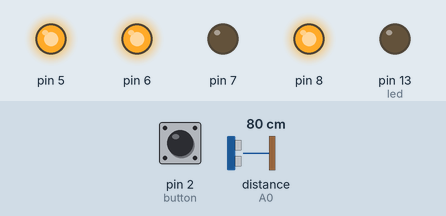
Simulated run of this sketch. Board: Arduino Uno, built with avr-gcc and run on an emulated ATmega328P. Parts: output pins drawn as LEDs (lit = HIGH). Wiring (inferred from the names in the program): ultrasonic range finder: trigger pin 10; echo A0. The test bench sets the inputs (shaded band); at power-on: distance to the obstacle (sensor on A0) 80 cm, pin 2 (button) HIGH. The echo pulse lasts 58.3 µs per cm; random numbers use the default seed unless the sketch sets one; pins used as bus, display or sensor lines are not drawn.

Above: at 6.2 s.
6.3 s: distance to the obstacle (sensor on A0) set to 12 cm
7.8 s: distance to the obstacle (sensor on A0) set to 9 cm
At 9.2 s:
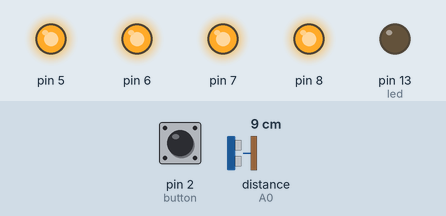
10.8 s: pin 2 (button) pulled LOW for 0.15 s
At 12.6 s:
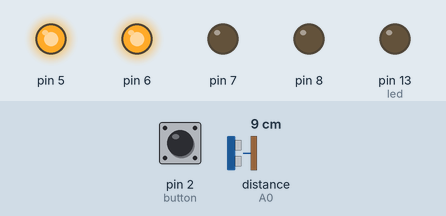
13.9 s: pin 2 (button) pulled LOW for 3.2 s
At 19.8 s:
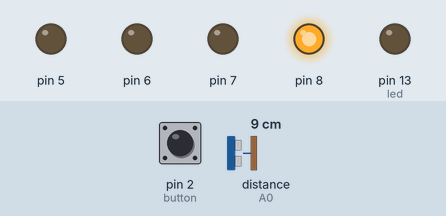
20.1 s: distance to the obstacle (sensor on A0) set to 18 cm
23.1 s: pin 2 (button) pulled LOW for 1 s
At 24.5 s:
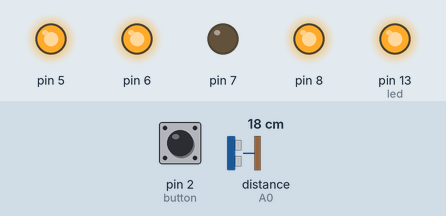
Timing chart, 0 to 29.6 s (numbered marks = the images above; inputs shaded):
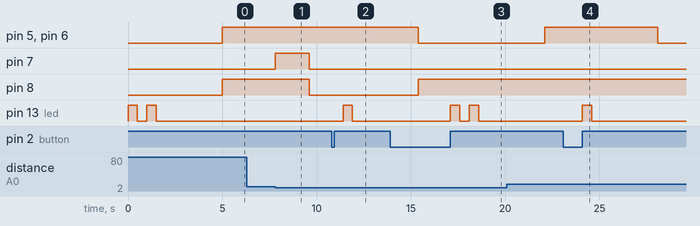

Measured:
- the behaviour switches between 11 and 10 cm on distance to the obstacle (sensor on A0) (found by bisection; images 0 and 1)
- after the input at 6.3 s, every drawn part: stays the same
- after the input at 7.8 s, pin 7: LOW → HIGH at once, → LOW 1.8 s later; pin 8: HIGH → LOW after 1.8 s
- after the input at 10.8 s, pin 13 (led): LOW → HIGH after 0.61 s, → LOW 0.50 s later
- after the input at 13.9 s, pin 13 (led): alternates HIGH for 0.50 s and LOW for 0.50 s, 4 changes in all, then stays LOW, starting after 3.2 s
- after the input at 23.1 s, pin 5, pin 6: HIGH → LOW after 5.0 s; pin 13 (led): LOW → HIGH after 1.0 s, → LOW 0.50 s later

The sketch:

FunDemoRobot.ino
```cpp
// (licence header left out)
//  Lesson 7, Bot: Fun Demo Robot

#include "Motor.h"

// Define pins and configuration for managing state
#define button 2
#define led 13
#define stateSwitchDelay 3000

// Define pins to control the sonar sensor
#define echoPin A0
#define pingPin 10

// Motor pins
#define leftMotorSpeed 5
#define rightMotorSpeed 6
#define leftMotorDirection 7
#define rightMotorDirection 8

// Initialize state variables
const int states = 1;
int state = 1;
bool buttonPressed = false;

// Global operational variables
long cm = 0;
const int turnDuration = 600;

// Create our motor object
Motor motor;

void setup() {
  Serial.begin(9600);
  pinMode(led,    OUTPUT);
  pinMode(button, INPUT_PULLUP);
  pinMode(echoPin, INPUT);
  pinMode(pingPin, OUTPUT);

  // Configure our motors
  motor.setupRight(rightMotorSpeed, rightMotorDirection);
  motor.setupLeft(leftMotorSpeed, leftMotorDirection);

  // Once setup is complete, start our robot in our
  // first operational state.
  blink(state);
  delay(stateSwitchDelay);
}

void loop() {
  if ( digitalRead(button) == 0 ) {
    // the button is being held down
    buttonPressed = true;
  }
  if ( buttonPressed && digitalRead(button) == 1 ) {
    // the button WAS held down and was just released
    buttonPressed = false;

    if ( state == states ) {
      // we've reached our maximum state, reset to 1
      state = 0;
    } else {
      state = state + 1;
    }

    blink(state);
    delay(stateSwitchDelay);
  }

  switch(state) {
    case 0:
      // do nothing
      motor.left(0);
      motor.right(0);
      break;
    case 1:
      search_and_avoid();
      break;
  }
}

// Randomly drive around. If an object is detected closer than
// 10 cm, pick a new direction and drive away.
void search_and_avoid() {
  // get a random direction, 1 = left, 2 = right
  int turnDirection = 1;

  // get distance in centimeters
  cm = msToCm( ping() );

  // if distance is less than 10, pick a new random direction
  if ( cm < 10 ) {
    turnDirection = random(1, 3);

    if ( turnDirection == 1 ) {
      motor.left(255);
      motor.right(-255);
      delay(turnDuration);
    } else {
      motor.left(-255);
      motor.right(255);
      delay(turnDuration);
    }
  } else {
    // if distance is greater than 10, just drive forward
    motor.left(255);
    motor.right(255);
  }
}

// Helper function to manage our ultrasonic sensor.
long ping() {
  long duration;
  digitalWrite(pingPin, LOW);
  delayMicroseconds(2);
  digitalWrite(pingPin, HIGH);
  delayMicroseconds(10);
  digitalWrite(pingPin, LOW);
  duration = pulseIn(echoPin, HIGH);

  return duration;
}

// Helper function to return the distance to an object
// detected by the ultrasonic sensor in centimeters.
long msToCm(long microseconds) {
  return microseconds / 29 / 2;
}

// Simple blink function called in loop() whenever a state
// change is made by a user button press.
void blink(int blinks) {
  for ( int i = 0; i <= blinks; i++ ) {
    digitalWrite(led, HIGH);
    delay(500);
    digitalWrite(led, LOW);
    delay(500);
  }
}
/*********************************************************************************************************************
Permission is hereby granted, free of charge, to any person obtaining a copy of this software and associated documentation files (the "Software"), to deal in the Software without restriction, including without limitation the rights to use, copy, modify, merge, publish, distribute, sublicense, and/or sell copies of the Software, and to permit persons to whom the Software is furnished to do so, subject to the following conditions:

The above copyright notice and this permission notice shall be included in all copies or substantial portions of the Software.
THE SOFTWARE IS PROVIDED "AS IS", WITHOUT WARRANTY OF ANY KIND, EXPRESS OR IMPLIED, INCLUDING BUT NOT LIMITED TO THE WARRANTIES OF MERCHANTABILITY, FITNESS FOR A PARTICULAR PURPOSE AND NONINFRINGEMENT. IN NO EVENT SHALL THE AUTHORS OR COPYRIGHT HOLDERS BE LIABLE FOR ANY CLAIM, DAMAGES OR OTHER LIABILITY, WHETHER IN AN ACTION OF CONTRACT, TORT OR OTHERWISE, ARISING FROM, OUT OF OR IN CONNECTION WITH THE SOFTWARE OR THE USE OR OTHER DEALINGS IN THE SOFTWARE.
'*******************************************************************************************************************/
```

Motor.cpp
```cpp
/********************************************************************
  Motor.cpp - A Library for Controlling the Motors of the MRK-1
  An Introduction to Robot Programming
  Author - Eric Ryan Harrison <me@ericharrison.info>
  http://github.com/SumoRobotLeague/MRK-1/

  Improved motor control library with an attack() method that will
  instantly charge forward at full speed on both motors.
********************************************************************/

#include "Arduino.h"
#include "Motor.h"

// Define our minimum and maximum speeds for error checking.
#define maxSpeed 255
#define minSpeed -255

// This is our class constructor. When this method is called
// the class will create an object of this instance. We don't
// need our motor constructor to do anything, so we will leave
// it empty.
Motor::Motor() {
	// Intentionally do nothing
}

void Motor::setupRight(int rightSpeed_pin, int rightDirection_pin) {
	// Store the pin in a private variable for later use
	_rightMotorSpeedPin     = rightSpeed_pin;
	_rightMotorDirectionPin = rightDirection_pin;

	// Set up pins for output
	pinMode(_rightMotorSpeedPin,     OUTPUT);
	pinMode(_rightMotorDirectionPin, OUTPUT);
}


void Motor::setupLeft(int leftSpeed_pin, int leftDirection_pin) {
	// Store the pin in a private variable for later use
	_leftMotorSpeedPin     = leftSpeed_pin;
	_leftMotorDirectionPin = leftDirection_pin;

	// Set up pins for output
	pinMode(_leftMotorSpeedPin,     OUTPUT);
	pinMode(_leftMotorDirectionPin, OUTPUT);
}

void Motor::right(int speed) {
	// Simple check to make sure our speed does not exceed
	// the defined speed limits.
	if ( speed > maxSpeed ) {
		speed = maxSpeed;
	} else if ( speed < minSpeed ) {
		speed = minSpeed;
	}

	if ( speed < 0 ) {
		digitalWrite(_rightMotorDirectionPin, LOW);
		analogWrite(_rightMotorSpeedPin, abs(speed));
	} else {
		digitalWrite(_rightMotorDirectionPin, HIGH);
		analogWrite(_rightMotorSpeedPin, speed);
	}
}

void Motor::left(int speed) {
	if ( speed > maxSpeed ) {
		speed = maxSpeed;
	} else if ( speed < minSpeed ) {
		speed = minSpeed;
	}

	if ( speed < 0 ) {
		digitalWrite(_leftMotorDirectionPin, HIGH);
		analogWrite(_leftMotorSpeedPin, abs(speed));
	} else {
		digitalWrite(_leftMotorDirectionPin, LOW);
		analogWrite(_leftMotorSpeedPin, speed);
	}
}

// Our attack() method is a very simple function that will
// tell both motors to charge forward at full speed.
void Motor::attack() {
	right(maxSpeed);
	left(maxSpeed);
}

// Our abort() method is a very simple function that will
// tell both motors to reverse at full speed.
void Motor::abortNow() {
	right(minSpeed);
	left(minSpeed);
}
```

Motor.h
```cpp
/********************************************************************
  Motor.h - A Library for Controlling the Motors of the MRK-1
  An Introduction to Robot Programming
  Author - Eric Ryan Harrison <me@ericharrison.info>
  http://github.com/SumoRobotLeague/MRK-1/
********************************************************************/

#ifndef Motor_h
#define Motor_h

#include "Arduino.h"

class Motor {
	public:
		Motor();
		void setupRight(int rightSpeed_pin, int rightDirection_pin);
		void setupLeft(int leftSpeed_pin, int leftDirection_pin);
		void right(int speed);
		void left(int speed);
		void attack();
		void abortNow();
	private:
		int _rightMotorSpeedPin;
		int _rightMotorDirectionPin;
		int _leftMotorSpeedPin;
		int _leftMotorDirectionPin;
};

#endif
```
